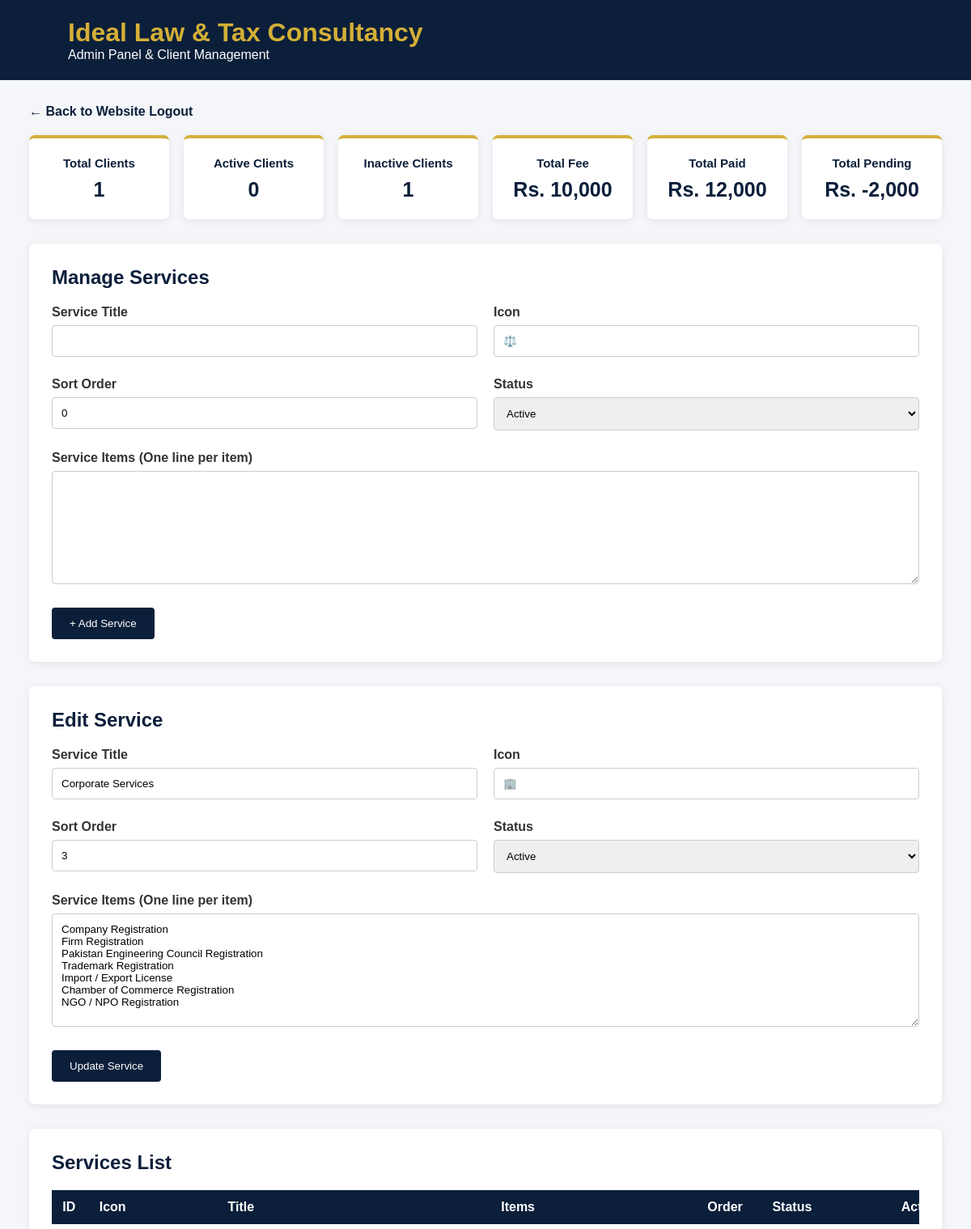
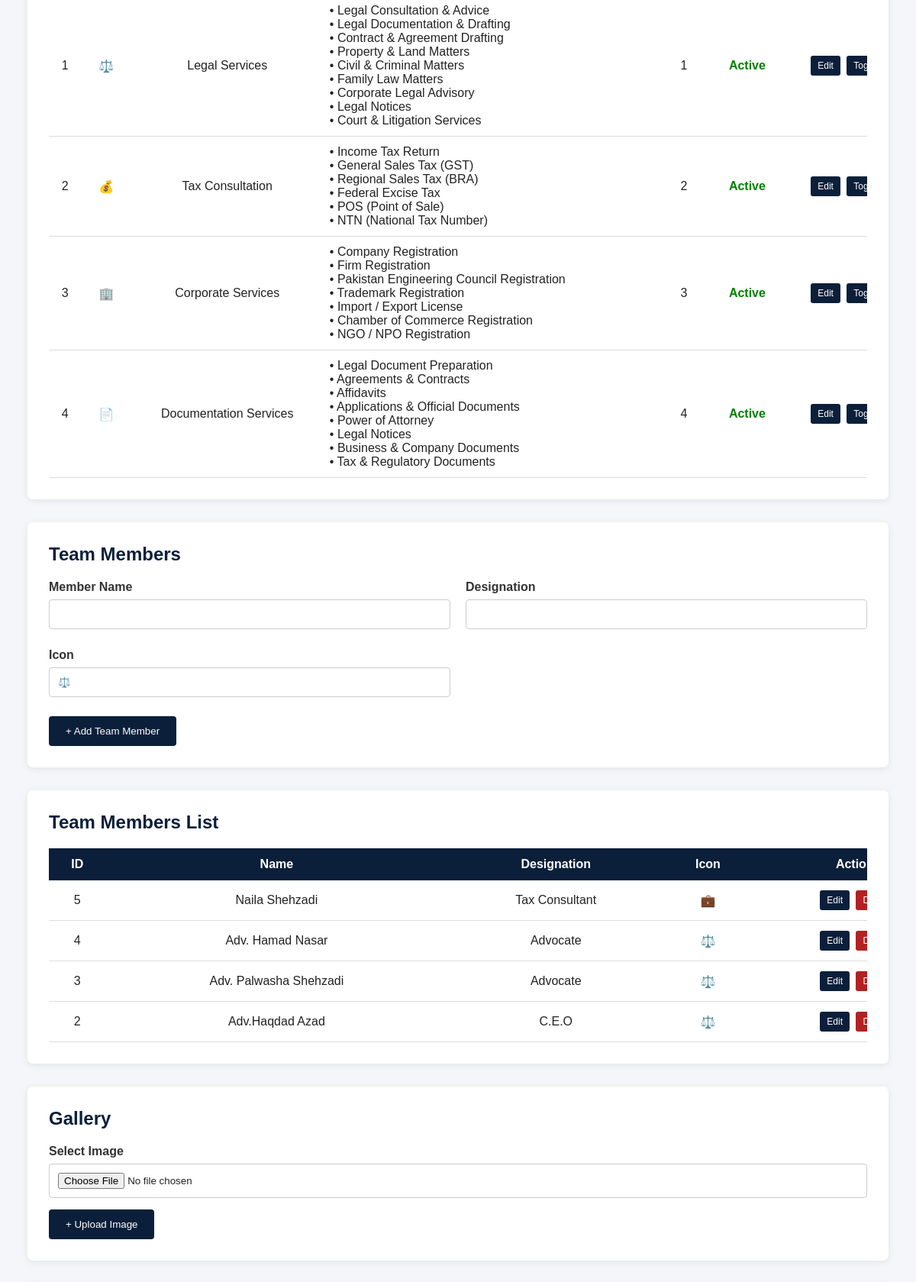
/admin.php?edit_service=3 (signed in, upper part), run on the app's committed database (2 pictures, top to bottom).
### tables this page shows
CREATE TABLE `services` (
  `id` int(11) NOT NULL,
  `title` varchar(150) NOT NULL,
  `icon` varchar(20) DEFAULT '⚖️',
  `items` text NOT NULL,
  `sort_order` int(11) DEFAULT 0,
  `status` enum('Active', 'Inactive') DEFAULT 'Active',
  `created_at` timestamp NOT NULL DEFAULT current_timestamp()
);

CREATE TABLE `team_members` (
  `id` int(11) NOT NULL,
  `member_name` varchar(100) NOT NULL,
  `designation` varchar(100) NOT NULL,
  `icon` varchar(20) DEFAULT '⚖️',
  `created_at` timestamp NOT NULL DEFAULT current_timestamp()
);

### public/admin.php (the view, shortened to what this page needs)
<?php
require __DIR__ . '/../config/database.php';
$conn->query("CREATE TABLE IF NOT EXISTS clients (
	id INT AUTO_INCREMENT PRIMARY KEY,
	client_name VARCHAR(100) NOT NULL,
	cnic VARCHAR(20),
	email VARCHAR(100),
	phone VARCHAR(30),
	designation VARCHAR(100),
	service VARCHAR(150),
	total_fee DECIMAL(10,2) DEFAULT 0,
	paid_amount DECIMAL(10,2) DEFAULT 0,
	status ENUM('Active','Inactive') DEFAULT 'Active',
	created_at TIMESTAMP DEFAULT CURRENT_TIMESTAMP
)");
$conn->query("CREATE TABLE IF NOT EXISTS payments (
	id INT AUTO_INCREMENT PRIMARY KEY,
	client_id INT NOT NULL,
	amount DECIMAL(10,2) NOT NULL,
	payment_date DATE NOT NULL,
	notes VARCHAR(255),
	created_at TIMESTAMP DEFAULT CURRENT_TIMESTAMP
)");
$conn->query("CREATE TABLE IF NOT EXISTS services (
	id INT AUTO_INCREMENT PRIMARY KEY,
	title VARCHAR(150) NOT NULL,
	icon VARCHAR(20) DEFAULT '⚖️',
	items TEXT NOT NULL,
	sort_order INT DEFAULT 0,
	status ENUM('Active','Inactive') DEFAULT 'Active',
	created_at TIMESTAMP DEFAULT CURRENT_TIMESTAMP
)");
$edit_service = null;
if (isset($_GET['edit_service'])) {
	$service_id = intval($_GET['edit_service']);
	$service_result = $conn->query(
		"SELECT * FROM services WHERE id = $service_id"
	);
	if ($service_result && $service_result->num_rows > 0) {
		$edit_service = $service_result->fetch_assoc();
	}
}
$conn->query("CREATE TABLE IF NOT EXISTS team_members (
	id INT AUTO_INCREMENT PRIMARY KEY,
	member_name VARCHAR(100) NOT NULL,
	designation VARCHAR(100) NOT NULL,
	icon VARCHAR(20) DEFAULT '⚖️',
	created_at TIMESTAMP DEFAULT CURRENT_TIMESTAMP
)");
$conn->query("CREATE TABLE IF NOT EXISTS gallery (
	id INT AUTO_INCREMENT PRIMARY KEY,
	image_name VARCHAR(255) NOT NULL,
	image_path VARCHAR(255) NOT NULL,
	created_at TIMESTAMP DEFAULT CURRENT_TIMESTAMP
)");
$total_clients = $conn->query(
	"SELECT COUNT(*) AS total FROM clients"
)->fetch_assoc()['total'];
$active_clients = $conn->query(
	"SELECT COUNT(*) AS total
	 FROM clients
	 WHERE status='Active'"
)->fetch_assoc()['total'];
$inactive_clients = $conn->query(
	"SELECT COUNT(*) AS total
	 FROM clients
	 WHERE status='Inactive'"
)->fetch_assoc()['total'];
$total_fee = $conn->query(
	"SELECT COALESCE(SUM(total_fee),0) AS total
	 FROM clients"
)->fetch_assoc()['total'];
$total_paid = $conn->query(
	"SELECT COALESCE(SUM(paid_amount),0) AS total
	 FROM clients"
)->fetch_assoc()['total'];
$total_pending = $total_fee - $total_paid;
$services_list = $conn->query(
	"SELECT * FROM services ORDER BY sort_order ASC, id DESC"
);
?>
<!DOCTYPE html>
<html lang="en">
<head>
</head>
<body>
	<header>
		<h1>Ideal Law & Tax Consultancy</h1>
		<p>Admin Panel & Client Management</p>
	</header>
	<div class="container">
		<a href="index.php" class="back">← Back to Website</a>
		<a href="logout.php" class="back">Logout</a>
		<div class="dashboard">
			<div class="dashboard-card">
				<h3>Total Clients</h3>
				<div class="number"><?php echo $total_clients; ?></div>
			</div>
			<div class="dashboard-card">
				<h3>Active Clients</h3>
				<div class="number"><?php echo $active_clients; ?></div>
			</div>
			<div class="dashboard-card">
				<h3>Inactive Clients</h3>
				<div class="number"><?php echo $inactive_clients; ?></div>
			</div>
			<div class="dashboard-card">
				<h3>Total Fee</h3>
				<div class="number">Rs. <?php echo number_format($total_fee); ?></div>
			</div>
			<div class="dashboard-card">
				<h3>Total Paid</h3>
				<div class="number">Rs. <?php echo number_format($total_paid); ?></div>
			</div>
			<div class="dashboard-card">
				<h3>Total Pending</h3>
				<div class="number">Rs. <?php echo number_format($total_pending); ?></div>
			</div>
		</div>
		<div class="form-box">
			<h2>Manage Services</h2>
			<form method="POST">
				<div class="form-grid">
					<div>
						<label for="service_title_add">Service Title</label>
						<input id="service_title_add" type="text" name="service_title" required>
					</div>
					<div>
						<label for="service_icon_add">Icon</label>
						<input id="service_icon_add" type="text" name="service_icon" value="⚖️" placeholder="⚖️ / 💰 / 🏢">
					</div>
					<div>
						<label for="sort_order_add">Sort Order</label>
						<input id="sort_order_add" type="number" name="sort_order" value="0" required>
					</div>
					<div>
						<label for="service_status_add">Status</label>
						<select id="service_status_add" name="service_status">
							<option value="Active">Active</option>
						</select>
					</div>
					<div class="full">
						<label for="service_items_add">Service Items (One line per item)</label>
						<textarea id="service_items_add" name="service_items" required></textarea>
					</div>
					<div class="full">
						<button type="submit" name="add_service">
							+ Add Service
						</button>
					</div>
				</div>
			</form>
		</div>
		<?php if ($edit_service): ?>
			<div class="form-box">
				<h2>Edit Service</h2>
				<form method="POST">
					<div class="form-grid">
						<div>
							<label for="service_title_edit">Service Title</label>
							<input id="service_title_edit" type="text" name="service_title"
								value="<?php echo htmlspecialchars($edit_service['title']); ?>" required>
						</div>
						<div>
							<label for="service_icon_edit">Icon</label>
							<input id="service_icon_edit" type="text" name="service_icon"
								value="<?php echo htmlspecialchars($edit_service['icon']); ?>">
						</div>
						<div>
							<label for="sort_order_edit">Sort Order</label>
							<input id="sort_order_edit" type="number" name="sort_order"
								value="<?php echo (int) $edit_service['sort_order']; ?>" required>
						</div>
						<div>
							<label for="service_status_edit">Status</label>
							<select id="service_status_edit" name="service_status">
								<option value="Active" <?php echo $edit_service['status'] == 'Active' ? 'selected' : ''; ?>>
									Active
								</option>
							</select>
						</div>
						<div class="full">
							<label for="service_items_edit">Service Items (One line per item)</label>
							<textarea id="service_items_edit" name="service_items" required><?php echo htmlspecialchars($edit_service['items']); ?></textarea>
						</div>
						<div class="full">
							<button type="submit" name="edit_service">
								Update Service
							</button>
						</div>
					</div>
				</form>
			</div>
		<?php endif; ?>
		<div class="table-box">
			<h2>Services List</h2>
			<div class="table-wrapper">
				<table>
					<tr>
						<th>ID</th>
						<th>Icon</th>
						<th>Title</th>
						<th>Items</th>
						<th>Order</th>
						<th>Status</th>
						<th>Actions</th>
					</tr>
					<?php while ($service_row = $services_list->fetch_assoc()): ?>
						<tr>
							<td><?php echo $service_row['id']; ?></td>
							<td><?php echo htmlspecialchars($service_row['icon']); ?></td>
							<td><?php echo htmlspecialchars($service_row['title']); ?></td>
							<td style="text-align:left; max-width:420px;">
								<?php
								$items_preview = preg_split('/\r\n|\r|\n/', $service_row['items']);
								foreach ($items_preview as $item_line):
									$item_line = trim($item_line);
									?>
									<div>• <?php echo htmlspecialchars($item_line); ?></div>
								<?php endforeach; ?>
							</td>
							<td><?php echo (int) $service_row['sort_order']; ?></td>
							<td class="<?php echo strtolower($service_row['status']); ?>">
								<?php echo $service_row['status']; ?>
							</td>
							<td>
								<a class="action" href="admin.php?edit_service=<?php echo $service_row['id']; ?>">
									Edit
								</a>
								<a class="action" href="admin.php?toggle_service=<?php echo $service_row['id']; ?>">
									Toggle
								</a>
							</td>
						</tr>
					<?php endwhile; ?>
				</table>
			</div>
		</div>
		<div class="form-box">
			<h2>Team Members</h2>
			<form method="POST">
				<div class="form-grid">
					<div>
						<label>Member Name</label>
						<input type="text" name="member_name" required>
					</div>
					<div>
						<label>Designation</label>
						<input type="text" name="designation" required>
					</div>
					<div>
						<label>Icon</label>
						<input type="text" name="icon" value="⚖️">
					</div>
					<div class="full">
						<button type="submit" name="add_member">
							+ Add Team Member
						</button>
					</div>
				</div>
			</form>
		</div>
		<div class="table-box">
			<h2>Team Members List</h2>
			<div class="table-wrapper">
				<table>
					<tr>
						<th>ID</th>
						<th>Name</th>
						<th>Designation</th>
						<th>Icon</th>
						<th>Actions</th>
					</tr>
					<?php
					$team_members = $conn->query(
						"SELECT * FROM team_members ORDER BY id DESC"
					);
					while ($member = $team_members->fetch_assoc()):
						?>
						<tr>
							<td><?php echo $member['id']; ?></td>
							<td>
								<?php echo htmlspecialchars($member['member_name']); ?>
							</td>
							<td>
								<?php echo htmlspecialchars($member['designation']); ?>
							</td>
							<td>
								<?php echo htmlspecialchars($member['icon']); ?>
							</td>
							<td>
								<a class="action" href="admin.php?edit_member=<?php echo $member['id']; ?>">
									Edit
								</a>
								<a class="action delete" href="admin.php?delete_member=<?php echo $member['id']; ?>"
									onclick="return confirm('Are you sure you want to delete this member?');">
								</a>
							</td>
						</tr>
					<?php endwhile; ?>
				</table>
			</div>
		</div>
		<div class="form-box">
			<h2>Gallery</h2>
			<form method="POST" enctype="multipart/form-data">
				<label>Select Image</label>
				<input type="file" name="gallery_image" accept=".jpg,.jpeg,.png,.webp" required>
				<button type="submit" name="upload_image">
					+ Upload Image
				</button>
			</form>
		</div>
	</div>
</body>
</html>

### public/admin.php (style rules this page uses)
* { box-sizing: border-box; margin: 0; padding: 0; font-family: Arial, sans-serif; }
body { background: #f4f6f9; color: #222; }
header { background: #0b1f3a; color: white; padding: 22px 7%; }
header h1 { color: #d4af37; }
.container { width: 94%; max-width: 1400px; margin: 30px auto; }
.back { display: inline-block; margin-bottom: 20px; text-decoration: none; color: #0b1f3a; font-weight: bold; }
.dashboard { display: grid; grid-template-columns: repeat(auto-fit, minmax(170px, 1fr)); gap: 18px; margin-bottom: 30px; }
.dashboard-card { background: white; padding: 22px; text-align: center; border-radius: 7px; box-shadow: 0 2px 10px rgba(0, 0, 0, .08); border-top: 4px solid #d4af37; }
.dashboard-card h3 { color: #0b1f3a; font-size: 15px; margin-bottom: 10px; }
.number { font-size: 25px; font-weight: bold; color: #0b1f3a; }
.form-box, .table-box { background: white; padding: 28px; margin-bottom: 30px; border-radius: 7px; box-shadow: 0 2px 10px rgba(0, 0, 0, .08); }
.form-box h2, .table-box h2 { color: #0b1f3a; margin-bottom: 20px; }
.form-grid { display: grid; grid-template-columns: repeat(2, 1fr); gap: 10px 20px; }
label { font-weight: bold; color: #333; }
input, select, textarea { width: 100%; padding: 11px; margin: 7px 0 15px; border: 1px solid #ccc; border-radius: 4px; }
textarea { min-height: 140px; resize: vertical; }
button { background: #0b1f3a; color: white; border: none; padding: 12px 22px; border-radius: 4px; cursor: pointer; }
.full { grid-column: 1 / -1; }
.table-wrapper { overflow-x: auto; }
table { width: 100%; min-width: 1200px; border-collapse: collapse; }
th { background: #0b1f3a; color: white; padding: 12px 8px; }
td { padding: 11px 8px; border-bottom: 1px solid #ddd; text-align: center; }
.active { color: green; font-weight: bold; }
.action { display: inline-block; padding: 6px 9px; margin: 2px; text-decoration: none; border-radius: 3px; font-size: 12px; background: #0b1f3a; color: white; }
.delete { background: #b22222; }

### data on the page
services: service_title "Corporate Services", service_icon "🏢", sort_order "3", service_status "Active", service_items "Company Registration Firm Registration Pakistan Engineering Council Registration Trademark Registration Import / Export License Chamber of Commerce Registration NGO / NPO Registration", id "3", icon "🏢", title "Corporate Services", items "Company Registration", items "Firm Registration", items "Pakistan Engineering Council Registration", items "Trademark Registration", items "Import / Export License", items "Chamber of Commerce Registration", items "NGO / NPO Registration", status "Active"
services: id "1", icon "⚖️", title "Legal Services", items "Legal Consultation & Advice", items "Legal Documentation & Drafting", items "Contract & Agreement Drafting", items "Property & Land Matters", items "Civil & Criminal Matters", items "Family Law Matters", items "Corporate Legal Advisory", items "Legal Notices", items "Court & Litigation Services", sort_order "1", status "Active"
services: id "2", icon "💰", title "Tax Consultation", items "Income Tax Return", items "General Sales Tax (GST)", items "Regional Sales Tax (BRA)", items "Federal Excise Tax", items "POS (Point of Sale)", items "NTN (National Tax Number)", sort_order "2", status "Active"
services: id "4", icon "📄", title "Documentation Services", items "Legal Document Preparation", items "Agreements & Contracts", items "Affidavits", items "Applications & Official Documents", items "Power of Attorney", items "Legal Notices", items "Business & Company Documents", items "Tax & Regulatory Documents", sort_order "4", status "Active"
team_members: id "5", member_name "Naila Shehzadi", designation "Tax Consultant", icon "💼"
team_members: id "4", member_name "Adv. Hamad Nasar", designation "Advocate", icon "⚖️"
team_members: id "3", member_name "Adv. Palwasha Shehzadi", designation "Advocate", icon "⚖️"
team_members: id "2", member_name "Adv.Haqdad Azad", designation "C.E.O", icon "⚖️"

### other printed values
$total_clients "1"
$active_clients "0"
$inactive_clients "1"
$total_fee "10,000"
$total_paid "12,000"
$total_pending "-2,000"
